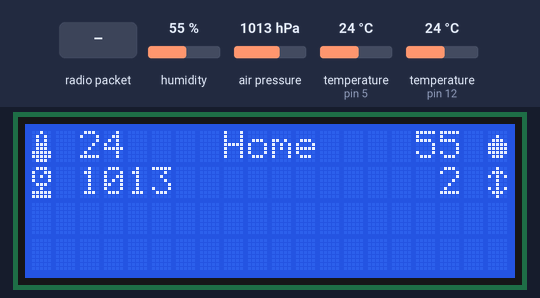
Simulated run of this sketch. Board: Arduino Uno, built with avr-gcc and run on an emulated ATmega328P. Shown: 20×4 character LCD. The test bench sets the inputs (shaded band); at power-on: humidity 55 %, air pressure 1013 hPa, temperature (sensors on pin 12, pin 5) 24 °C. No radio packets arrive unless stated; what the sketch prints to the serial monitor is not drawn.

Above: at 3.5 s.
3.6 s: radio packet "0" arrives
At 7.0 s:
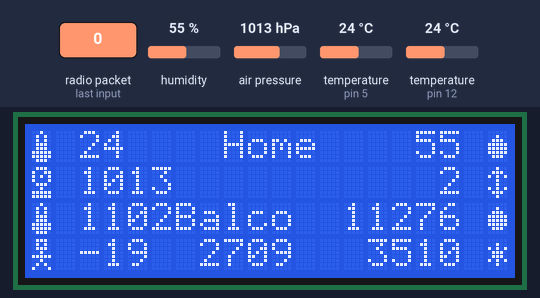
7.3 s: humidity set to 22 %
At 9.5 s:
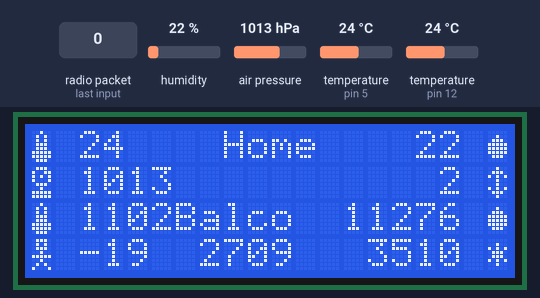
10.4 s: air pressure set to 952 hPa
At 13.0 s:
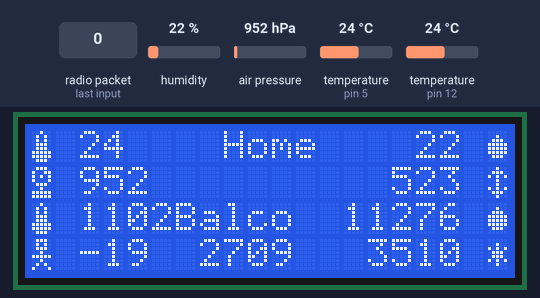
13.4 s: temperature (sensor on pin 12) set to 12 °C
At 15.9 s:
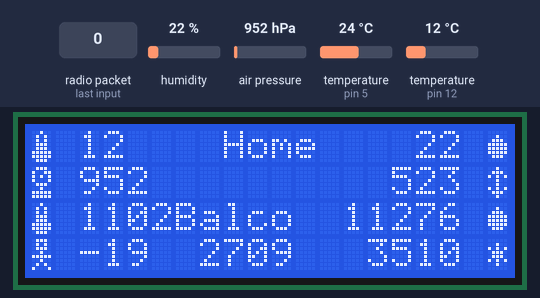
16.2 s: humidity set to 40 %
At 18.7 s:
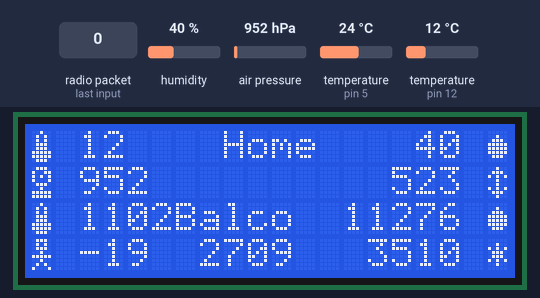
19.3 s: air pressure set to 975 hPa
At 22.2 s:
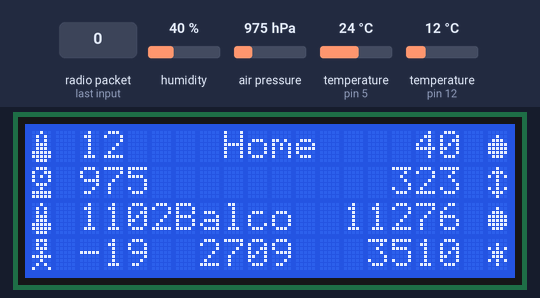
Timing chart, 0 to 23.3 s (numbered marks = the images above; inputs shaded):
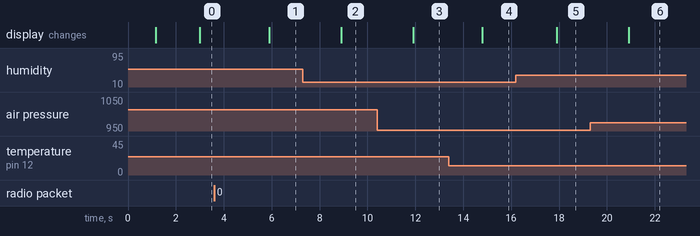

Measured:
- after the input at 3.6 s, the display: changes after 2.3 s (image 1)
- after the input at 7.3 s, the display: changes after 1.6 s (image 2)
- after the input at 10.4 s, the display: changes after 1.5 s (image 3)
- after the input at 13.4 s, the display: changes after 1.4 s (image 4)
- after the input at 16.2 s, the display: changes after 1.7 s (image 5)
- after the input at 19.3 s, the display: changes after 1.6 s (image 6)

The sketch:

main.ino
```cpp
/*############################################################
# This is the code for the main station of the Arduino       #
# Weather Station.                                           #
#                                                            #
# Working Version 2.1.                                       #
#                                                            #
# Desinged And Written Completely By George D. Papageorgiou. #
#                                                 June-2023  #
############################################################*/

#include "Definitions.h"

unsigned long lastDataTime = 0;
unsigned long secLastDataTime = 0;

Main mainStation;
Receiver re;
Secondary secStations[MAX_STATIONS];
Bluetooth ble;
Display disp;

void setup(void)
{
  sensors.begin(); // Start up Dallas Library
  dht.begin(); // Start up DHT22
  bmp.begin(0x76); //Start up bmp 280

  Serial.begin(9600); // Initialize Serial Port
  if (!driver.init())
    Serial.println("init failed");

  MyBlue.begin(9600); //initialize Bluetooth

  initializeStations(secStations); // Setting Initial Values In Secondary Stations Array
  Receiver::initializeReceived();

  disp.initializeDisp(); // Initialize Display  (Actually Displing Booting Screen)
  Serial.println(calculateDewPoint(24,25));

  delay(1000);
}

void loop(void)
{
  unsigned long currentTime = now();


  if (re.get())
  {
    // Get Incoming Values From All Stations

    Serial.println(F("Debug: Got Secondary Stations Data"));
    setStationsData(secStations);

    secLastDataTime = currentTime;
  }

  if(currentTime >= lastDataTime + MAIN_SENSORS_INTERVAL || lastDataTime == 0 )
  {
    // IMPORTANT IF gathering, sending and displaying sensors data


    Serial.println(F("Got Main"));
    mainStation.getSensorsData();
    disp.displayMainScreen(&mainStation);

    if(areSecondaries(secStations) && !secStations[0].areOutdated(currentTime, secLastDataTime))
    {
      disp.updateSecondariesScreen(secStations);
    }
    else
    {
      setExpiredData(&secStations[0]);
      disp.clearLine(2);
      disp.clearLine(3);
    }
    lastDataTime = currentTime;

  }

  Bluetooth::readBlue(&mainStation, secStations); //Checking if the computer has asked for data

  delay(10);
}


void setStationsData(Secondary *st)
{
  int id;
  float temp, hum;

    Receiver::getReceivedData(&id, &temp, &hum);
    st[id].setId(id);
    st[id].setTemp(temp);
    st[id].setHumidity(hum);
}

void initializeStations(Secondary *st)
{
  for (int i = 0; i < MAX_STATIONS; i++)
  {
    st[i].setId(-3);
    st[i].setTemp(-300.0);
    st[i].setHumidity(-300.0);
  }
}

bool areSecondaries(Secondary *st)
{
  //FOR THIS VERSION WE HAVE ONLY ONE STATION WITH ID 0

  if(st[0].getId()==0)
    return true;
  else
    return false;
}
void setExpiredData(Secondary *st)
{
    st->setId(-3);
    st->setTemp(-300.0);
    st->setHumidity(-300.0);
}
```

Bluetooth.h
```cpp
/*------------------------------------------*/
// This header file contains the class that
// controls the bluetooth module
/*------------------------------------------*/

SoftwareSerial MyBlue(2, 3); // RX TX
class Bluetooth
{

  private:
    static int i;
    static char got[10];

    public:
      static bool readBlue(Main *m , Secondary *s)
      {

          while(MyBlue.available())
          {
            got[i] = MyBlue.read();
            Serial.print("Avail");
            if (i < 9 && got[i] == '\n')
            {
              got[i + 1] = '\0';
              Serial.println("IN1");
              break;
            }
            else if (i >= 9)
            {
              i = 0;
              return false;
            }
            i++;

          }


        if(got[i] == '\n')
        {
          if (strcmp(got, BRING_KEYWORD) == 0)
          {
            i = 0;
            Serial.print(got);
            got[0] = '\0';

            sendString(m, s);
            Serial.println(F("Debug: Send All Sensors Data Via Bluetooth"));

            return true;
          }
          else
          {
            Serial.println("IN4");

            i = 0;

           return false;
          }
        }

        else
          return false;

      }

    static void printgot()
    {
      for (int i = 0; i < 10; i++)
        Serial.print(got[i]);
    }


  public:
    static void sendString(Main *m, Secondary *s)
    {
      const char format[] PROGMEM = "%1d %3d %3d %4d %4d";
      char send[BUFF_SIZE];

      sprintf(send, format, 0, m -> getDallasTemp(), m -> getDhtHumidity(), m -> getBmpPressure(), m -> getBmpAlt());


        for(int i = 0; i < MAX_STATIONS; i++)
          sprintf(&send[19 + 14*i], "|%3d %4d %4d", s[i].getId() + 1, s[i].getDallasTemp(), s[i].getDhtHumidity());

      send[20 + 14*MAX_STATIONS] = '\n';

      Serial.print(send);
      MyBlue.write(send);
    }

};
char Bluetooth::got[10];
int Bluetooth::i = 0;
```

CustomChars.h
```cpp
byte humChar[] = {
  B00000,
  B00100,
  B01110,
  B11111,
  B11111,
  B11111,
  B01110,
  B00000
};
byte tempChar[] = {
   B00100,
  B01010,
  B01010,
  B01110,
  B01110,
  B11111,
  B11111,
  B01110
};
byte pressChar[] = {
  B01110,
  B10011,
  B10101,
  B10001,
  B01110,
  B00100,
  B11111,
  B11111
};
byte altChar[] = {
  B00100,
  B01110,
  B10101,
  B00100,
  B00100,
  B10101,
  B01110,
  B00100
};
byte HidChar[] = {
  B01110,
  B01010,
  B01110,
  B00100,
  B11111,
  B00100,
  B01010,
  B10001
};
byte DewChar[] = {
  B00011,
  B00011,
  B00100,
  B01110,
  B11111,
  B11111,
  B11111,
  B01110
};
byte frostChar[] = {
  B00000,
  B00100,
  B10101,
  B01110,
  B01110,
  B10101,
  B00100,
  B00000
};
```

Definitions.h
```cpp
#define DALLAS_PIN 12
#define DHTPIN 5
#define DHTTYPE DHT22
#define BMP_SCK  (13)
#define BMP_MISO (12)
#define BMP_MOSI (11)
#define BMP_CS   (10)
#define BUFF_SIZE 50
#define MAX_STATIONS 1
#define BRING_KEYWORD "fetch\n"
#define MAIN_SENSORS_INTERVAL 3
#define OUTDATED_INTERVAL 600

#include <SoftwareSerial.h>
#include <OneWire.h>
#include <DallasTemperature.h>
#include <Adafruit_BMP280.h>
#include <DHT.h>
#include <Wire.h>
#include <SPI.h>


#include "SpecialFunctions.h"
#include "RH_ASK.h"
#include "Station.h"
#include "Main.h"
#include "Second.h"
#include "Receiver.h"
#include "Bluetooth.h"
#include <TimeLib.h>

#include <LiquidCrystal_I2C.h>
#include "CustomChars.h"
#include "Display.h"
```

Display.h
```cpp
class Display
{

    public:
      LiquidCrystal_I2C *lcd;

      void initializeDisp()
      {
        lcd = new LiquidCrystal_I2C(0x27, 20, 4);
        lcd -> init();
        lcd -> backlight();
        lcd -> setCursor(2,0);
        lcd -> print(F("Weather  Station"));
        lcd -> setCursor(8,1);
        lcd -> print(F("V2.0"));
        lcd -> setCursor(5,3);
        lcd -> print(F("Booting..."));
        createCustomChar();
        delay(1000);
        lcd -> clear();
      }

      void displayMainScreen(Main *m)
      {
        lcd -> setCursor(0,0); // Printing Dallas Temperature
        lcd -> write(0);
        lcd -> print(" ");
        lcd -> print((int)round(m->getDallasTemp()/10.0));
        lcd -> print("   ");

        lcd -> setCursor(8,0);
        lcd -> print("Home");

        lcdPrintInverse((int)round(m->getDhtHumidity()),17,0);
        lcd -> setCursor(18,0);
        lcd -> print(" ");
        lcd -> write(1);

        lcd -> setCursor(0,1); // Printing Bmp Pressure Temperature
        lcd -> write(2);
        lcd -> print(" ");
        lcd -> print((int) m->getBmpPressure());
        lcd -> print("    ");

        lcdPrintInverse((int) m->getBmpAlt(),17,1);

        lcd -> setCursor(18,1);
        lcd -> print(" ");
        lcd -> write(3);
      }

    void updateSecondariesScreen(Secondary *sec)
    {

        int temp =  round(sec[0].getDallasTemp()/10.0);
        int hum =  sec[0].getDhtHumidity();
        int dew = calculateDewPoint(temp,hum);
        int frost = calculateFrostPoint(temp,dew);
        int hid = computeHeatIndex(temp,hum);

        lcd -> setCursor(0,2);
        lcd -> write(0);
        lcd -> print(" ");
        lcd -> print(temp);

        lcd -> setCursor(6,2);
        lcd -> print("Balcony");

        lcdPrintInverse(hum,17,2);
        lcd -> setCursor(18,2);
        lcd -> print(" ");
        lcd -> write(1);

        lcd -> setCursor(0,3);
        lcd -> write(4);
        lcd -> print(" ");
        lcd -> print(hid);

        lcdPrintInverse(dew,10,3);
        lcd -> setCursor(11,3);
        lcd -> print(" ");
        lcd -> write(5);

        lcdPrintInverse(frost,17,3);
        lcd -> setCursor(18,3);
        lcd -> print(" ");
        lcd -> write(6);

    }
    void clearScreen()
    {
      lcd -> clear();
    }
    void clearLine(int line)
    {
      for(int i=0; i<=19; i++)
      {
        lcd -> setCursor(i,line);
        lcd -> print(" ");
      }
    }

     private:
      void createCustomChar()
      {
        lcd -> createChar(0,tempChar);
        lcd -> createChar(1,humChar);
        lcd -> createChar(2,pressChar);
        lcd -> createChar(3,altChar);
        lcd -> createChar(4, HidChar);
        lcd -> createChar(5, DewChar);
        lcd -> createChar(6, frostChar);
      }

      void lcdPrintInverse(int num, int column, int line)
      {
        int k;
        bool isNeg = num >= 0 ? false : true;
        num = abs(num);

        do{
          k = num % 10;
          lcd -> setCursor(column,line);
          lcd -> print(k);
          num /= 10;
          k = num % 10;
          column--;
        }while(num > 0);

        if(isNeg)
        {
          lcd -> setCursor(column,line);
          lcd -> print("-");
        }

        lcd -> setCursor(--column,line);
        lcd -> print("  ");

      }


};
```

Main.h
```cpp
/*Dallas Setup*/
OneWire oneWire(DALLAS_PIN);
DallasTemperature sensors(&oneWire);

/* DHT 22 SETUP */
DHT dht(DHTPIN, DHTTYPE);

Adafruit_BMP280 bmp;
class Main: private Station
{

  public:
    int getDallasTemp()
    {
      return temp;
    }


    int getDhtHumidity()
    {
      return humidity;
    }

    int getBmpPressure()
    {
      return pressure;
    }

    int getBmpAlt()
    {
      return alt;
    }


    bool getSensorsData()
    {
        //Method That Gets And Sets Sensors Data

      sensors.requestTemperatures();
      temp = (int) round(sensors.getTempCByIndex(0) * 10);

      //Serial.print(sizeof(temp));
      if(temp == DEVICE_DISCONNECTED_C)
       Serial.println(F("Error Could Not Read Dallas Temperature"));

      humidity = (int) round(dht.readHumidity());

      if (humidity < 0 || humidity > 100)
          Serial.println(F("Error Reading DHT22 Humidity"));

      pressure = (int) (bmp.readPressure() / 100);

      alt = round(bmp.readAltitude());
    }

};
```

Receiver.h
```cpp
#include "RH_ASK.h"
RH_ASK driver(1000, 10, 9, 8);

struct IncomingData
{
  int id;
  float temp;
  float humidity;
} data;
class Receiver
{

  static int time;
  static IncomingData received[MAX_STATIONS];

  unsigned char buf[BUFF_SIZE];

  protected:
    static char bufc[BUFF_SIZE];

  public:
    bool get()
    {

        unsigned char buflen = sizeof(buf);

        if (driver.recv(buf, &buflen))
        {
          time = seconds();
          buf[buflen] = 0;
          strcpy(bufc, (char *) buf);
          clear_buff(buf);
          return true;
        }
        else
        {
          clear_buff(buf);
          return false;
        }
     }

      static void getReceivedData(int *id, float *temp, float *humidity)
      {
         split();
         *id = data.id;
         *temp = received[data.id].temp;
         *humidity = received[data.id].humidity;
         //Serial.print("Id from fun: ");
         //Serial.println(*id);

      }


    private:
      void clear_buff(uint8_t *buff)
      {

        for (int i = 0; i < BUFF_SIZE; i++)
          buff[i] = 0;
      }

    int seconds()
    {
      return millis() / 1000;
    }

    static void split()
    {
      int ttemp, thumidity;

      sscanf(bufc, "%d %d %d", &data.id, &ttemp, &thumidity);
      data.temp = ttemp;
      data.humidity = thumidity;
      Serial.println((char *) bufc);
      received[data.id] = data;
    }
  public:
  static void initializeReceived()
  {
    IncomingData d;
    d.humidity = -300;
    d.temp = -300;
    d.id = -3;
    for (int i = 0; i < MAX_STATIONS; i++)
    {
      received[i] = d;
    }
    //Serial.print(received[0].temp);
  }
};

char Receiver::bufc[BUFF_SIZE];
IncomingData Receiver::received[MAX_STATIONS];
int Receiver::time;
```

Second.h
```cpp
class Secondary : private Station
{
  int id;


  public:

    int getId()
    {
      return id;
    }
    int getDallasTemp()
    {
      return temp;
    }

    int getDhtHumidity()
    {
      return round(humidity);

    }

    void setTemp(float temp)
    {
      this -> temp = temp;
    }

    void setHumidity(float humidity)
    {
      this -> humidity = humidity;
    }
    void setId(int id)
    {
      this -> id = id;
    }

    bool areOutdated(unsigned long currentTime, unsigned long lastDataTime)
    {
      if(currentTime >= lastDataTime + OUTDATED_INTERVAL)
        return true;
      else
        return false;
    }

};
```

SpecialFunctions.h
```cpp
float convertFtoC(float f) { return (f - 32) * 0.55555; }
float convertCtoF(float c) { return c * 1.8 + 32; }

int computeHeatIndex(int temperature, int percentHumidity) {
  float hi;

  temperature = convertCtoF(temperature);

  hi = 0.5 * (temperature + 61.0 + ((temperature - 68.0) * 1.2) +
              (percentHumidity * 0.094));

  if (hi > 79) {
    hi = -42.379 + 2.04901523 * temperature + 10.14333127 * percentHumidity +
         -0.22475541 * temperature * percentHumidity +
         -0.00683783 * pow(temperature, 2) +
         -0.05481717 * pow(percentHumidity, 2) +
         0.00122874 * pow(temperature, 2) * percentHumidity +
         0.00085282 * temperature * pow(percentHumidity, 2) +
         -0.00000199 * pow(temperature, 2) * pow(percentHumidity, 2);

    if ((percentHumidity < 13) && (temperature >= 80.0) &&
        (temperature <= 112.0))
        hi -= ((13.0 - percentHumidity) * 0.25) *
            sqrt((17.0 - abs(temperature - 95.0)) * 0.05882);

    else if ((percentHumidity > 85.0) && (temperature >= 80.0) &&
                (temperature <= 87.0))
          hi += ((percentHumidity - 85.0) * 0.1) * ((87.0 - temperature) * 0.2);
  }
  return round(convertFtoC(hi));
}

int calculateDewPoint(int temperature, int humidity)
{
  float td;
  float A = 17.27;
  float B = 237.7;

  float alpha = ((A * temperature) / (B + temperature)) + log(humidity / 100.0);

  td = (B * alpha) / (A - alpha);


  return round(td);
}

int calculateFrostPoint(float temperature, float dew)
{
  float fp;
  temperature += 273.15;
  dew += 273.15;


  fp = dew - temperature + 2671.02 / ((2954.61 / temperature) + 2.193665 * log(temperature) - 13.3448);

  return round(fp - 273.15);
}


                                                                         
```

Station.h
```cpp
class Station
{
  protected:
    int temp = -300;
    int humidity = -300;
    int pressure = -300;
    int alt = -300;
};
```
